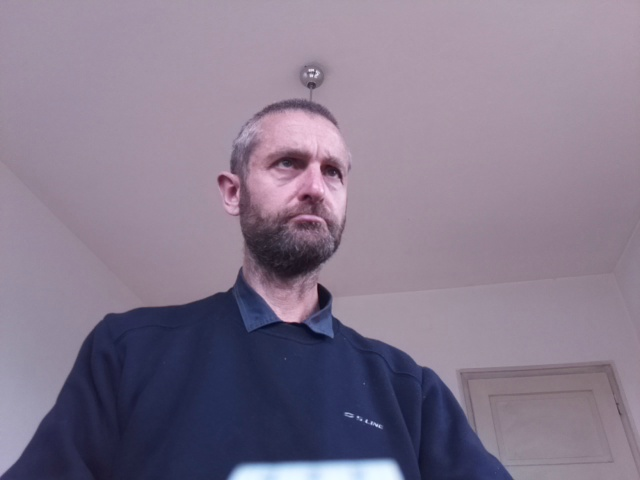
#> input picture face_recognition_python/images/image.jpg, 640 x 480 px
$ python cv2_basic_01.py
#> lines starting #> are read from the running program, lines starting #| are printed output that depends on the picture
# Importing the OpenCV library
import cv2
from time import sleep

if __name__ == '__main__':
    # Reading the image using imread() function
    image = cv2.imread('images/image.jpg')
#> image is the input picture: shape (480, 640, 3); mean B, G, R 140.9, 121.1, 133.1

    # Extracting the height and width of an image
    h, w = image.shape[:2]
#> h = 480; w = 640
    # Displaying the height and width
    print("Height = {}, Width = {}".format(h, w))
#| Height = 480, Width = 640
    # Extracting RGB values.
    # Here we have randomly chosen a pixel
    # by passing in 100, 100 for height and width.
    (B, G, R) = image[100, 100]
#> B = 164; G = 145; R = 160

    # Displaying the pixel values
    print("R = {}, G = {}, B = {}".format(R, G, B))
#| R = 160, G = 145, B = 164

    # We can also pass the channel to extract
    # the value for a specific channel
    B = image[100, 100, 2]
#> B = 160
    print("R = {}".format(B))
#| R = 160

    roi = image[1000 : 1500, 500 : 1000]
#> roi = empty array
    resize = cv2.resize(image, (800, 800))
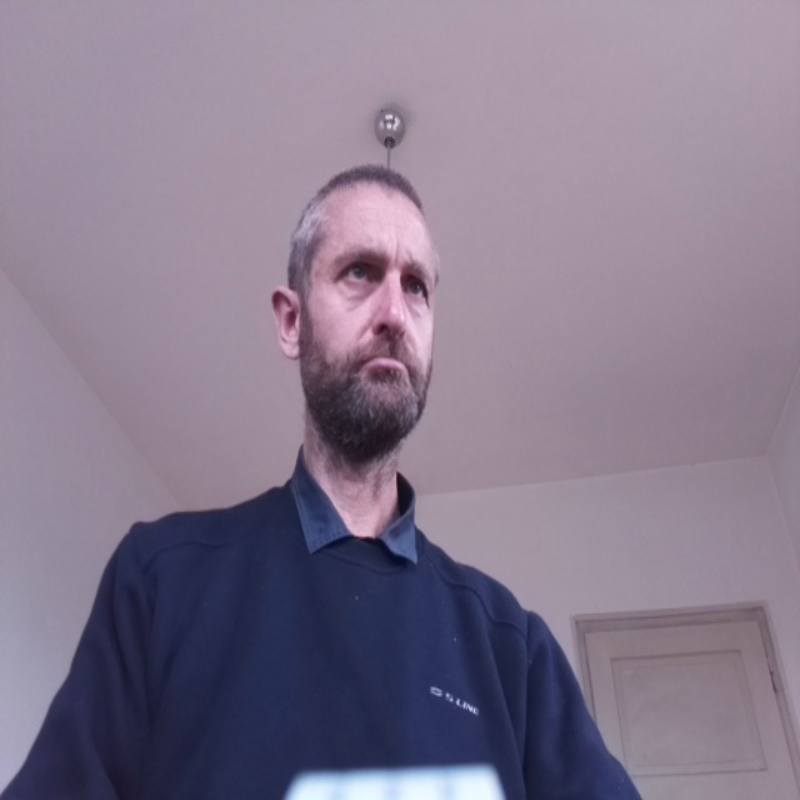
#> resize: shape (800, 800, 3); mean B, G, R 140.8, 121, 133
    # Calculating the center of the image
    center = (w // 2, h // 2)
#> center = (320, 240)

    # Generating a rotation matrix
    matrix = cv2.getRotationMatrix2D(center, -45, 1.0)

    # Performing the affine transformation
    rotated = cv2.warpAffine(image, matrix, (w, h))
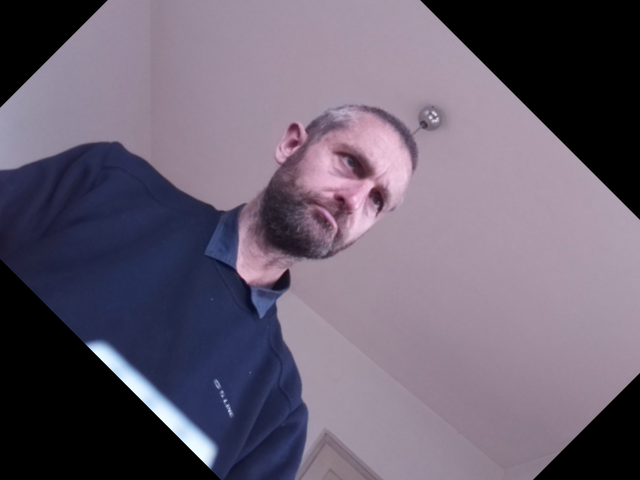
#> rotated: shape (480, 640, 3); mean B, G, R 111.8, 95.4, 104.9

    # Copying the original image
    output = resize.copy()

    # Adding the text using putText() function
    text = cv2.putText(output, 'OpenCV Demo', (100, 550),
                       cv2.FONT_HERSHEY_SIMPLEX, 2, (255, 0, 0), 2)

    # Using the rectangle() function to create a rectangle.
    rectangle = cv2.rectangle(text, (300, 500), (700, 600), (0, 255, 0), 5)


    cv2.imshow('region', rectangle)

    # sleep(5)

    while True:
        # Capture frame-by-framehttps://github.com/iproduct/course-angular/wiki/Important-Dates
    #     ret, frame = cap.read()

        # Our operations on the frame come here
    #     gray = cv2.cvtColor(frame, cv2.COLOR_BGR2GRAY)

        # Display the resulting frame
    #     cv2.imshow('region', roi)
        if cv2.waitKey(1) & 0xFF == 27:
#> (key Esc is pressed here)
            break

    cv2.destroyAllWindows()

$ run again, with face_recognition_python/images/joro.jpg copied over face_recognition_python/images/image.jpg
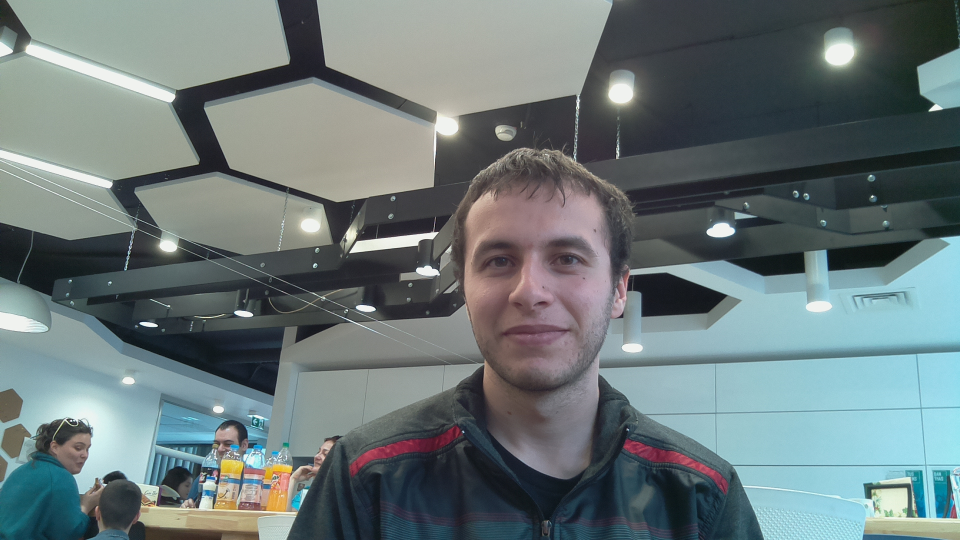
#> input picture face_recognition_python/images/joro.jpg, 1920 x 1080 px (shown at 1/2 size)
#> image is the input picture: shape (1080, 1920, 3); mean B, G, R 121, 120, 106.9
#| Height = 1080, Width = 1920
#> `(B, G, R) = image[100, 100]`: B = 219; G = 221; R = 201
#| R = 201, G = 221, B = 219
#| R = 201
#> `resize = cv2.resize(image, (800, 800))`:
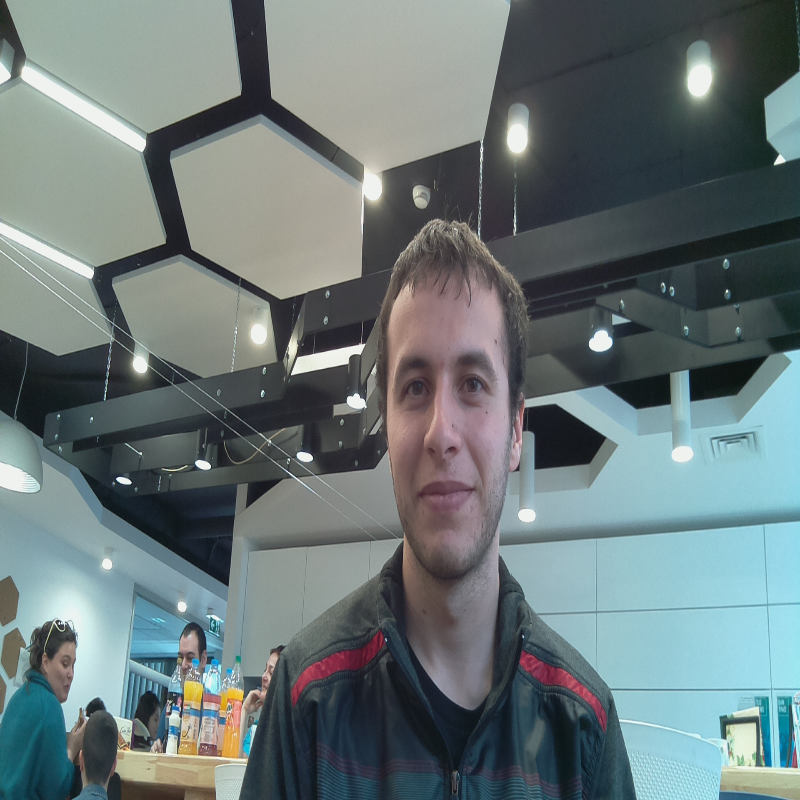
#> resize: shape (800, 800, 3); mean B, G, R 120.8, 119.9, 106.8
#> `rotated = cv2.warpAffine(image, matrix, (w, h))`:
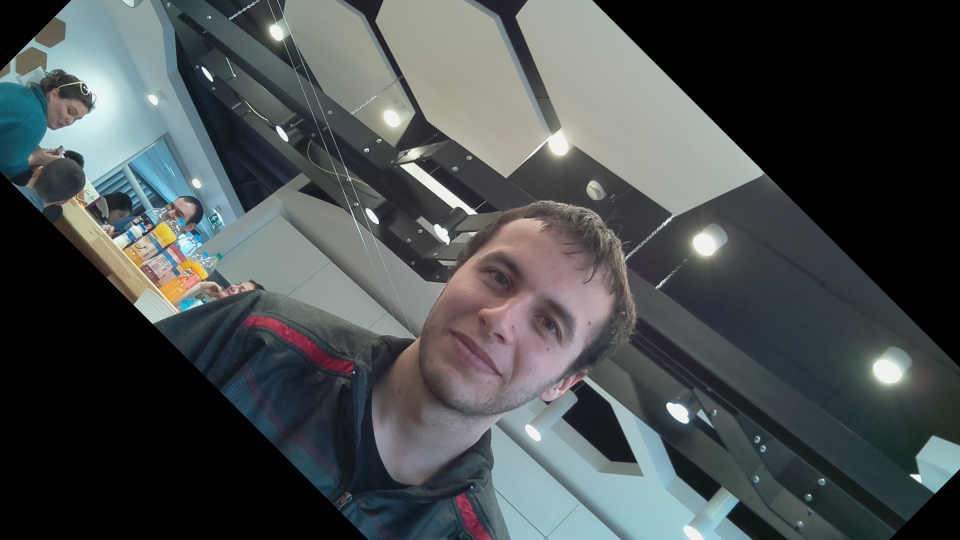
#> rotated: shape (1080, 1920, 3) (shown at 1/2 size); mean B, G, R 78.4, 77.8, 72.4

$ run again, with face_recognition_python/images/joro2.jpg copied over face_recognition_python/images/image.jpg
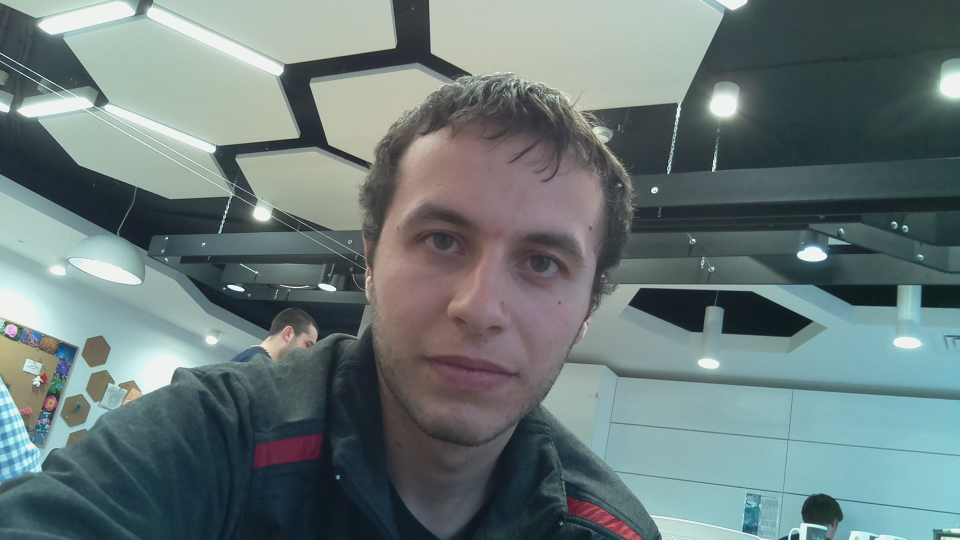
#> input picture face_recognition_python/images/joro2.jpg, 1920 x 1080 px (shown at 1/2 size)
#> image is the input picture: shape (1080, 1920, 3); mean B, G, R 121.2, 121.3, 106.2
#| Height = 1080, Width = 1920
#> `(B, G, R) = image[100, 100]`: B = 86; G = 81; R = 66
#| R = 66, G = 81, B = 86
#| R = 66
#> `resize = cv2.resize(image, (800, 800))`:
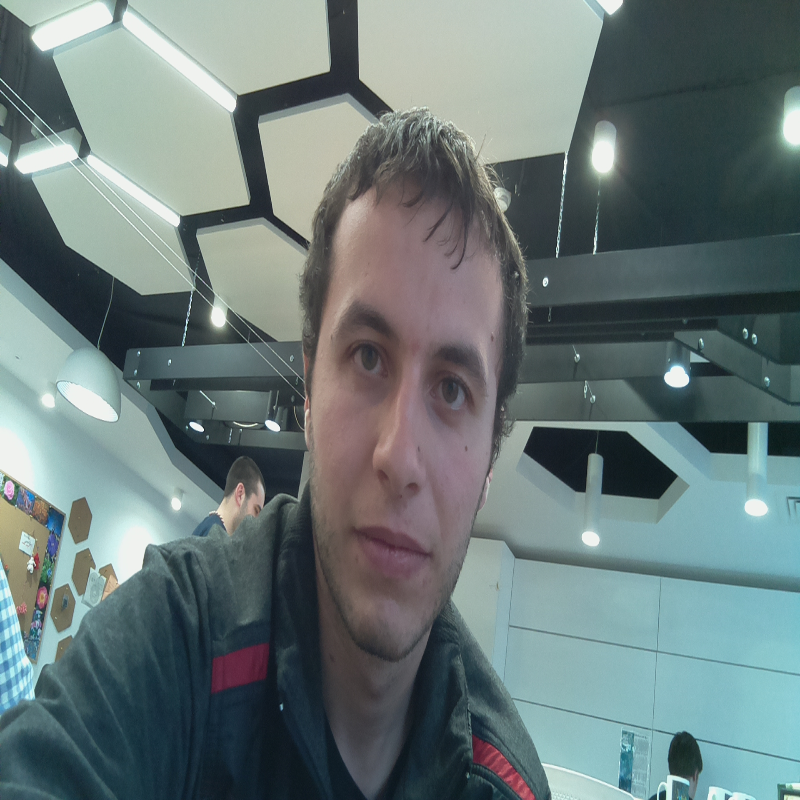
#> resize: shape (800, 800, 3); mean B, G, R 121.1, 121.2, 106.1
#> `rotated = cv2.warpAffine(image, matrix, (w, h))`:
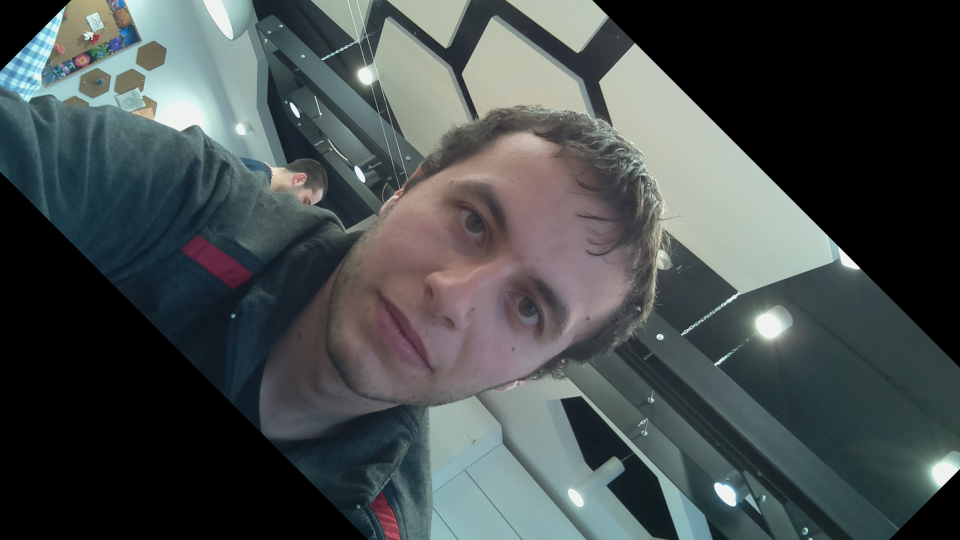
#> rotated: shape (1080, 1920, 3) (shown at 1/2 size); mean B, G, R 77.1, 77, 70.1
